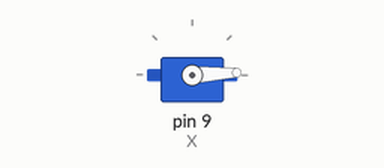
Bench run of a sketch on a simulated Arduino Uno, built with avr-gcc and run on an emulated ATmega328P. On the bench: servo.

Above: at 0.05 s.
At 1.3 s:
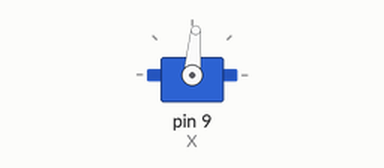
At 2.6 s:
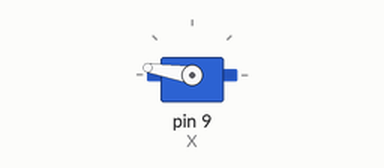
At 5.2 s:
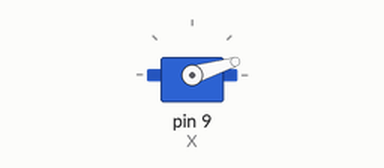
Timing chart, 0 to 7.1 s (numbered marks = the images above):
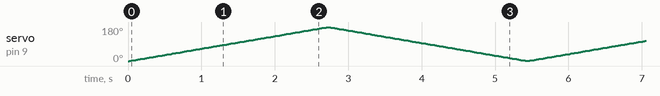

The sketch:

TestServo.ino
```cpp
#include <Servo.h>;   // include nessesary libs

Servo myservo;        // create servo object to control a servo
int pos = 0;          // variable to store the servo position.
int X = 9;            // pinnumber servo, currently not in machinedesign

void setup() {
	myservo.attach(X);  // attaches the servo on pin X to the servo object
}
void loop() {

	// turn servo right
	for(pos = 0; pos < 180; pos += 1) {
		myservo.write(pos);
		delay(15);
	}
	//turn servo left
	for(pos = 180; pos>=1; pos-=1){
		myservo.write(pos);
		delay(15);
	}
}
```
